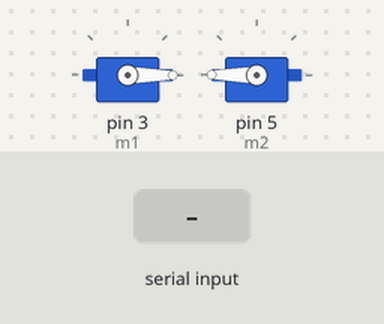
Recording of a sketch running on a simulated Arduino Uno, built with avr-gcc and run on an emulated ATmega328P. Parts: 2 × servo. The inputs (shaded band) are chosen by the test bench. What the sketch prints to the serial monitor is not drawn.

Above: at 4.2 s.
4.3 s: "90,45\n" received over Serial
At 7.1 s:
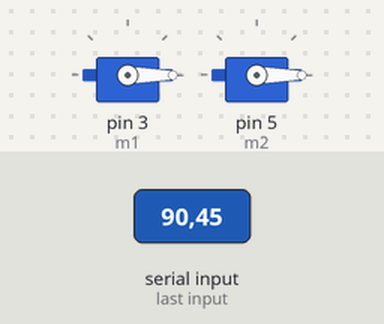
7.3 s: "90\n" received over Serial
At 8.7 s:
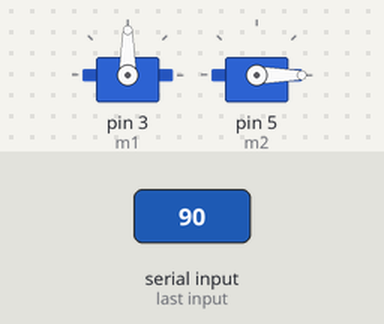
9.9 s: "200\n" received over Serial
At 11.9 s:
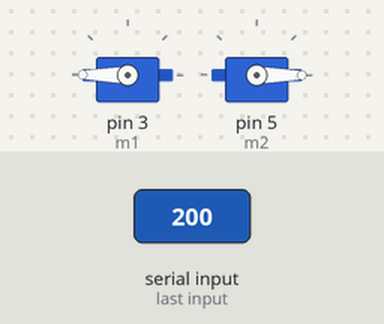
12.4 s: "1,90,45\n" received over Serial
At 13.9 s:
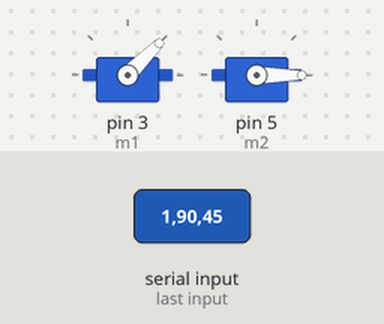
14.9 s: "30,150\n" received over Serial
At 17.8 s:
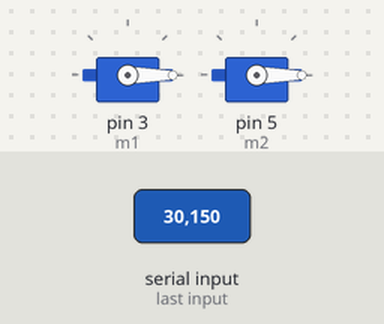
Timing chart, 0 to 18.9 s (numbered marks = the images above; inputs shaded):
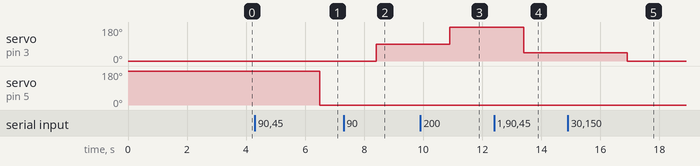

Measured:
- after the input at 4.3 s, servo on pin 5 (m2): 180° → 0° after 2.2 s
- after the input at 7.3 s, servo on pin 3 (m1): 0° → 90° after 1.1 s
- after the input at 9.9 s, servo on pin 3 (m1): 90° → 180° after 1.0 s
- after the input at 12.4 s, servo on pin 3 (m1): 180° → 45° after 1.0 s
- after the input at 14.9 s, servo on pin 3 (m1): 45° → 0° after 2.0 s

The sketch:

_140811_2LinkWithJoystick.ino
```cpp
/*
main objective: create two-link robot arm with the ability to be controlled
via 2-axis joystick. the user will control the desired x-y coordinate of the
system, and the system shall move in response to move towards the desired position

there MUST be limits placed on each axis, such as each axis at most being between
1 and 3 inches away from the "origin".

there MUST also be a reasonable amount of time to allow the system to move to the
desired position.

there will be allowed some system instability, given that initial control will
simply be comprised of P control (not even PD or PID). this is simply for system
simplicity. in the next iteration, perhaps more real system dynamics will be used.

*/

#include <Servo.h>
#include <math.h>
Servo m1;
Servo m2;


// global variables

int a1=0; //angle 1, in degrees
int a2=0; //angle 2, in degrees
int r1=15.5; //arm 1 length, in cm
int r2=16; //arm 2 length, in cm
int xd=0; //desired x-loc
int yd=0; //desired y-loc

//joystick pins
int xpin=0;
int ypin=1;


void setup(){

Serial.begin(9600);
delay(3000);
Serial.println("starting...");

m1.attach(3);
m2.attach(5);


//desired initial location
//basically almost stretched out horizontally
m1.write(0);
m2.write(180);


} //setup

void loop(){

while(Serial.available()>0){
	a1=Serial.parseInt();
	a2=Serial.parseInt();
	a2=180-a2;
}


m1.write(a1);
m2.write(180-a2);


delay(300);

}


void getAngles(){
	//changes global variables a1 and a2 from desired x-y loc

	double R = sqrt(xd*xd+yd*yd);
	double phi = acos(xd/R);
	double beta=acos((r1*r1+R*R-r2*r2)/(2*R*r1));
	double gamma=acos((r2*r2+R*R-r1*r1)/(2*R*r2));

	double aa1=phi+beta; //phi+beta = elbow down, phi-beta = elbow up
	double aa2=beta+gamma;

	//convert to degrees
	aa1=aa1*180/3.14159;
	aa2=aa2*180/3.14159;

	Serial.println("getAngle results");
	Serial.println("R\tphi\tbeta\tgamma");
	Serial.print(R);tab();
	Serial.print(phi);tab();
	Serial.print(beta);tab();
	Serial.print(gamma);tab(); Serial.println("");
	Serial.print(aa1);tab();Serial.println(aa2);

	//constraint because of servo limits
	a1=constrain(aa1,0,180);
	a2=constrain(aa2,0,180);
}


int ConMap(int raw, int inLow, int inHi, int outLow, int outHi){
	return constrain(map(raw,inLow,inHi,outLow,outHi),min(outLow,outHi),max(outLow,outHi));

}

void tab(){
	Serial.print("\t");
}


/* FROM MATLAB:
    % get angles from desired location
    R = sqrt(xd^2+yd^2);
    phi = acos(xd/R);
    beta=acos((r1^2+R^2-r2^2)/(2*R*r1));
    gamma=acos((r2^2+R^2-r1^2)/(2*R*r2));
    a1=phi+beta; %CHANGE HERE FOR ELBOW CONFIG
    a2=beta+gamma;
    %calculate where everything should be:
    x1=r1*cos(a1);
    y1=r1*sin(a1);
    x2=x1+r2*cos(a1-a2); %CHANGE HERE FOR ELBOW CONFIG
    y2=y1+r2*sin(a1-a2); %CHANGE HERE FOR ELBOW CONFIG*/
```
